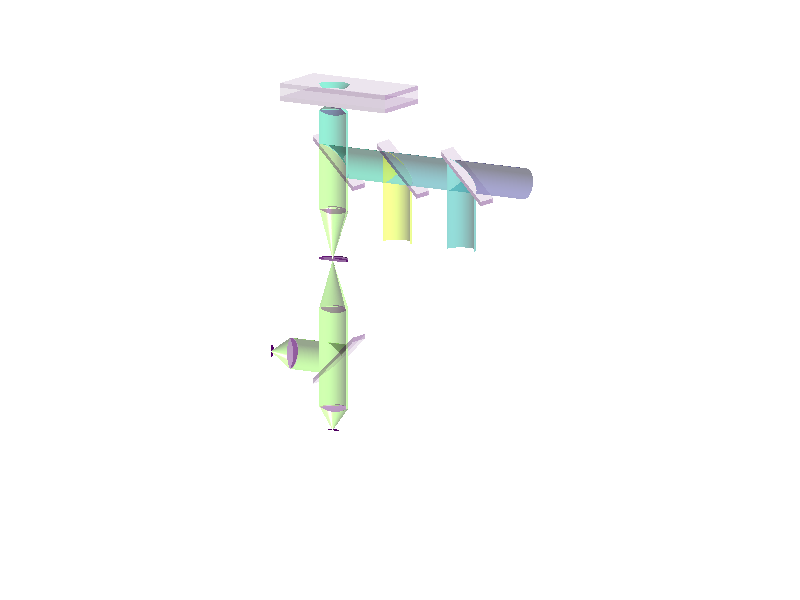

The MATLAB source for this figure:
% figure for 3color confocal setup

flag = 0;

close all
NA = 1.2;
chimax = asin(NA/1.333);
chi = (0:1e2)/100*chimax;
phi = pi/2 + (0:100)/200*2*pi;
foc = 200;
len = 2.1*foc*sin(chimax);

red = 0.8;
lighttransparency = 0.5;

d = 2;
len = 15*foc*sin(chimax);
height = 11*foc;
shft = 1600;

% Cover glass
surf([0 len], [-len len], -foc*ones(2,2) - shft, zeros(2,2),'facealpha', 0.1) 
hold on
surf([0 0; len len], -len*ones(2,2), -foc*[1 d; 1 d] - shft, zeros(2,2),'facealpha', 0.3) 
surf(zeros(2,2), [-len -len; len len], -foc*[1 d; 1 d] - shft, zeros(2,2),'facealpha', 0.2)
theta0 = 0.8*chimax;
rad = foc*tan(theta0);
theta = asin(1.333*sin(theta0)/1.51);

% Upper cover glass
surf([0 len], [-len len], foc*d*ones(2,2) - shft, zeros(2,2),'facealpha', 0.1) 
surf([0 0; len len], -len*ones(2,2), foc*[1 d; 1 d] - shft, zeros(2,2),'facealpha', 0.3) 
surf(zeros(2,2), [-len -len; len len], foc*[1 d; 1 d] - shft, zeros(2,2),'facealpha', 0.2)

% water layer
surf([0 0; len len], -len*ones(2,2), foc*[-1 1; -1 1] - shft, zeros(2,2),'facealpha', 0.1) 
surf(zeros(2,2), [-len -len; len len], foc*[-1 1; -1 1] - shft, zeros(2,2),'facealpha', 0.1)

% Light cone
surf([0; -rad]*cos(phi),[0; -rad]*sin(phi),[0; -foc]*ones(1,length(phi)) - shft,0.6*ones(2,length(phi)), 'facealpha', lighttransparency)
surf([0; -3*rad]*cos(phi),[0; -3*rad]*sin(phi),[0; 3*foc]*ones(1,length(phi)) - shft,0.6*ones(2,length(phi)), 'facealpha', lighttransparency)

surf([-rad; -rad-tan(theta)*(d-1)*foc]*cos(phi),[-rad; -rad-tan(theta)*(d-1)*foc]*sin(phi),...
    [-foc; -d*foc]*ones(1,length(phi)) - shft,0.6*ones(2,length(phi)), 'facealpha', lighttransparency)
rad = rad+tan(theta)*(d-1)*foc;
surf([-rad; -rad-tan(theta0)*foc]*cos(phi), [-rad; -rad-tan(theta0)*foc]*sin(phi),...
    [-d*foc; -(d+1)*foc]*ones(1,length(phi)) - shft, 0.6*ones(2,length(phi)), 'facealpha', lighttransparency)
rad = rad+tan(theta0)*foc;
surf(-rad*[1;1]*cos(phi), -rad*[1;1]*sin(phi), [-(d+1)*foc*ones(1,length(phi)) - shft; -2*height-rad*sin(phi)], 0.6*ones(2,length(phi)), 'facealpha', lighttransparency)
surf(-rad*[1;1]*cos(phi), -rad*[1;1]*sin(phi), [-2*height-rad*sin(phi); -3*height*ones(1,length(phi))], 0.8*ones(2,length(phi)), 'facealpha', lighttransparency)
surf(-rad*[1;0]*cos(phi), -rad*[1;0]*sin(phi), [-3*height*ones(1,length(phi)); -4*height*ones(1,length(phi))], 0.8*ones(2,length(phi)), 'facealpha', lighttransparency)
surf(-rad*[0;1]*cos(phi), -rad*[0;1]*sin(phi), [-4*height*ones(1,length(phi)); -5*height*ones(1,length(phi))], 0.8*ones(2,length(phi)), 'facealpha', lighttransparency)
surf(-rad*[1;1]*cos(phi), -rad*[1;1]*sin(phi), [-5*height*ones(1,length(phi)); -7*height*ones(1,length(phi))], 0.8*ones(2,length(phi)), 'facealpha', lighttransparency)

len = 1.5*rad;
% Dichroic
surf(-rad*[1;1]*cos(phi), [-sin(phi)*rad; -sin(phi)*rad-1.5*height*ones(1,length(phi))], -2*height-rad*[1;1]*sin(phi), 0.6*ones(2,length(phi)), 'facealpha', lighttransparency)
surf([0 len], [-len len], -2*height-[1 1; -1 -1]*len, zeros(2,2),'facealpha', 0.1) 
surf([0 len], [-len len], -2*height-foc-[1 1; -1 -1]*len, zeros(2,2),'facealpha', 0.1)
surf([0 len; 0 len], -len*ones(2), -2*height-len+[-foc -foc; 0 0], zeros(2,2),'facealpha', 0.3) 
surf(zeros(2), -len*[1 -1; 1 -1], -2*height+[-foc-len -foc+len; -len +len], zeros(2,2),'facealpha', 0.3) 

% Laser beam combiner
surf([0 len], [-len len]-3*height, -2*height-[1 1; -1 -1]*len, zeros(2,2),'facealpha', 0.1) 
surf([0 len], [-len len]-3*height, -2*height-foc-[1 1; -1 -1]*len, zeros(2,2),'facealpha', 0.1)
surf([0 len; 0 len], -len*ones(2)-3*height, -2*height-len+[-foc -foc; 0 0], zeros(2,2),'facealpha', 0.3) 
surf(zeros(2), -len*[1 -1; 1 -1]-3*height, -2*height+[-foc-len -foc+len; -len +len], zeros(2,2),'facealpha', 0.3) 
surf(-rad*[1;1]*cos(phi), -3*height-rad*[1;1]*sin(phi), [-2*height-rad*sin(phi); -3.5*height*ones(1,length(phi))], 0.5*ones(2,length(phi)), 'facealpha', lighttransparency)
surf(-rad*[1;1]*cos(phi), [-3*height-rad*sin(phi); -4.5*height*ones(1,length(phi))], -2*height-rad*[1;1]*sin(phi), 0.2*ones(2,length(phi)), 'facealpha', lighttransparency)
surf(-rad*[1;1]*cos(phi), [-sin(phi)*rad-1.5*height*ones(1,length(phi)); -sin(phi)*rad-3*height*ones(1,length(phi))], -2*height-rad*[1;1]*sin(phi), 0.45*ones(2,length(phi)), 'facealpha', lighttransparency)

% Optical tweezer coupler
surf([0 len], [-len len]-1.5*height, -2*height-[1 1; -1 -1]*len, zeros(2,2),'facealpha', 0.1) 
surf([0 len], [-len len]-1.5*height, -2*height-foc-[1 1; -1 -1]*len, zeros(2,2),'facealpha', 0.1)
surf([0 len; 0 len], -len*ones(2)-1.5*height, -2*height-len+[-foc -foc; 0 0], zeros(2,2),'facealpha', 0.3) 
surf(zeros(2), -len*[1 -1; 1 -1]-1.5*height, -2*height+[-foc-len -foc+len; -len +len], zeros(2,2),'facealpha', 0.3) 
surf(-rad*[1;1]*cos(phi), -1.5*height-rad*[1;1]*sin(phi), [-2*height-rad*sin(phi); -3.5*height*ones(1,length(phi))], 0.9*ones(2,length(phi)), 'facealpha', lighttransparency)
% surf(-rad*[1;1]*cos(phi), [-1.5*height-rad*sin(phi); -2*height*ones(1,length(phi))], -2*height-rad*[1;1]*sin(phi), 0.5*ones(2,length(phi)), 'facealpha', lighttransparency)
% surf(-rad*[1;1]*cos(phi), [1.5*height*ones(1,length(phi)); -0.5*height-rad*sin(phi)], -2*height-rad*[1;1]*sin(phi), 0.6*ones(2,length(phi)), 'facealpha', lighttransparency)

% Beam Splitter
surf(-rad*[1;1]*cos(phi), [+sin(phi)*rad; height*ones(1,length(phi))], -6*height-rad*[1;1]*sin(phi), 0.8*ones(2,length(phi)), 'facealpha', lighttransparency)
surf([0 len], [-len len], -6*height+[1 1; -1 -1]*len, zeros(2,2),'facealpha', 0.1) 
surf([0 len], [-len len], -6*height-foc+[1 1; -1 -1]*len, zeros(2,2),'facealpha', 0.1)         
surf([0 len; 0 len], -len*ones(2), -6*height+len+[-foc -foc; 0 0], zeros(2,2),'facealpha', 0.3) 
surf(zeros(2), -len*[1 -1; 1 -1], -6*height+[-foc+len -foc-len; len -len], zeros(2,2),'facealpha', 0.3) 

% Objective
rho = (0:50)'/50*rad;
lens = 1.5e3;
surf(-rho*cos(phi), -rho*sin(phi), -(d+1)*foc-(sqrt(lens^2-rad^2)-sqrt(lens^2-rho.^2))*ones(1,length(phi)) - shft, 0*ones(length(rho),length(phi)), 'facealpha', 0.4)
surf(-rho*cos(phi), -rho*sin(phi), -(d+1)*foc+(sqrt(lens^2-rad^2)-sqrt(lens^2-rho.^2))*ones(1,length(phi)) - shft, 0*ones(length(rho),length(phi)), 'facealpha', 0.4)

% 1. Lens
rho = (0:50)'/50*rad;
lens = 1.5e3;
surf(-rho*cos(phi), -rho*sin(phi), -3*height-(sqrt(lens^2-rad^2)-sqrt(lens^2-rho.^2))*ones(1,length(phi)), 0*ones(length(rho),length(phi)), 'facealpha', 0.4)
surf(-rho*cos(phi), -rho*sin(phi), -3*height+(sqrt(lens^2-rad^2)-sqrt(lens^2-rho.^2))*ones(1,length(phi)), 0*ones(length(rho),length(phi)), 'facealpha', 0.4)

% 2. Lens
rho = (0:50)'/50*rad;
lens = 1.5e3;
surf(-rho*cos(phi), -rho*sin(phi), -5*height-(sqrt(lens^2-rad^2)-sqrt(lens^2-rho.^2))*ones(1,length(phi)), 0*ones(length(rho),length(phi)), 'facealpha', 0.4)
surf(-rho*cos(phi), -rho*sin(phi), -5*height+(sqrt(lens^2-rad^2)-sqrt(lens^2-rho.^2))*ones(1,length(phi)), 0*ones(length(rho),length(phi)), 'facealpha', 0.4)

% 3. Lens
rho = (0:50)'/50*rad;
lens = 1.5e3;
surf(-rho*cos(phi), -rho*sin(phi), -7*height-(sqrt(lens^2-rad^2)-sqrt(lens^2-rho.^2))*ones(1,length(phi)), 0*ones(length(rho),length(phi)), 'facealpha', 0.4)
surf(-rho*cos(phi), -rho*sin(phi), -7*height+(sqrt(lens^2-rad^2)-sqrt(lens^2-rho.^2))*ones(1,length(phi)), 0*ones(length(rho),length(phi)), 'facealpha', 0.4)

% 4. Lens
rho = (0:50)'/50*rad;
lens = 1.5e3;
surf(-rho*cos(phi), height-(sqrt(lens^2-rad^2)-sqrt(lens^2-rho.^2))*ones(1,length(phi)), -6*height-rho*sin(phi),  0*ones(length(rho),length(phi)), 'facealpha', 0.4)
surf(-rho*cos(phi), height+(sqrt(lens^2-rad^2)-sqrt(lens^2-rho.^2))*ones(1,length(phi)), -6*height-rho*sin(phi), 0*ones(length(rho),length(phi)), 'facealpha', 0.4)

% Detectors
surf(-rad*[1;0]*cos(phi), -rad*[1;0]*sin(phi), -7*height-[0;5*foc]*ones(1,length(phi)), 0.8*ones(2,length(phi)), 'facealpha', lighttransparency)
surf(-rad*[1;0]*cos(phi), height+[0;5*foc]*ones(1,length(phi)), -6*height-rad*[1;0]*sin(phi), 0.8*ones(2,length(phi)), 'facealpha', lighttransparency)
surf(-rad*[0.4;0]*cos(phi), -rad*[0.4;0]*sin(phi), -7*height-5*foc*ones(2,length(phi)), 0.*ones(2,length(phi)))
surf(-rad*[0.4;0]*cos(phi), height+5*foc*ones(2,length(phi)), -6*height-rad*[0.4;0]*sin(phi), 0.*ones(2,length(phi)))

% Pinhole
surf(-[rad;100]*cos(phi), -[rad;100]*sin(phi), -foc/4-4*height*ones(2,length(phi)), 0.*ones(2,length(phi)), 'facealpha', 0.6)
surf(-[rad;100]*cos(phi), -[rad;100]*sin(phi), foc/4-4*height*ones(2,length(phi)), 0.*ones(2,length(phi)), 'facealpha', 0.6)
surf(-[rad;rad]*cos(phi), -[rad;rad]*sin(phi), [foc/4;-foc/4]*ones(1,length(phi))-4*height, 0.*ones(2,length(phi)), 'facealpha', 0.8)

% % Water drop
% rad = 1000;
% rho = (0:50)'/50*rad;
% lens = 1.2*rad;
% surf(-rho*cos(phi), -rho*sin(phi), -foc-(sqrt(lens^2-rad^2)-sqrt(lens^2-rho.^2))*ones(1,length(phi)), 0*ones(length(rho),length(phi)), 'facealpha', 0.4)
% rho = (-50:50)'/50*rad;
% surf(zeros(length(rho),2), [rho rho], [zeros(size(rho))-foc -foc-(sqrt(lens^2-rad^2)-sqrt(lens^2-rho.^2))], 0*ones(length(rho),2), 'facealpha', 0.3)


% [x,y,z] = sphere(50);
% surf(30*x,30*y,30*z,zeros(size(x)));

hold off

caxis([0 1])
shading interp
axis image
axis off
view([-58 11])
material shiny
camlight
camlight